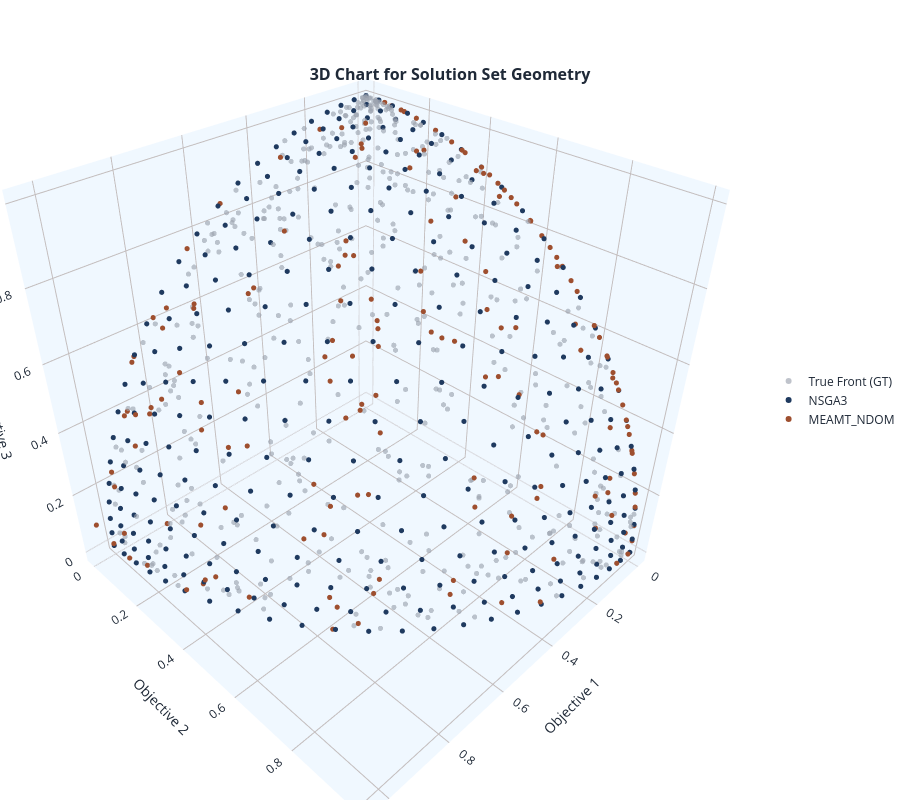

Notebook code for this chart:
### Code cell
Z_ref = prob.pf(1500)
nadir = np.max(Z_ref, axis=0)
limite = nadir * 1.3

F_atual_nsga3 = np.array(exp_nsga3[0].pop().objs)
mascara1 = np.all(F_atual_nsga3 <= limite, axis=1)
F_final_nsga3 = F_atual_nsga3[mascara1]

F_atual_meamtv = np.array(exp_meamt_var[0].pop().objs)
mascara2 = np.all(F_atual_meamtv <= limite, axis=1)
F_final_meamtv = F_atual_meamtv[mascara2]



mb.view.topology(F_final_nsga3, F_final_meamtv,labels=['NSGA3', 'MEAMT_NDOM'], show_gt=True, gt=exp_nsga3.optimal_front())

### Figure 1 — Plotly figure (JSON) as saved in the notebook; plotly's stock layout.template omitted (floating-point values rounded to 4 significant figures; data arrays with more than 128 entries replaced by an {"elided": "..."} marker saying what was removed)
{"data": [{"hovertemplate": "True Front (GT)<br>Objective 1: %{x}<br>Objective 2: %{y}<br>Objective 3: %{z}<br><extra></extra>", "marker": {"color": "#9CA3AF", "line": {"width": 0}, "opacity": 0.8, "size": {"elided": "500 int values"}}, "mode": "markers", "name": "True Front (GT)", "opacity": 0.8, "showlegend": true, "type": "scatter3d", "x": {"elided": "500 float values"}, "y": {"elided": "500 float values"}, "z": {"elided": "500 float values"}}, {"hovertemplate": "NSGA3<br>Objective 1: %{x}<br>Objective 2: %{y}<br>Objective 3: %{z}<br><extra></extra>", "marker": {"color": "#1F3A5F", "line": {"width": 0}, "opacity": 1, "size": {"elided": "300 int values"}}, "mode": "markers", "name": "NSGA3", "opacity": 1, "showlegend": true, "type": "scatter3d", "x": {"elided": "300 float values"}, "y": {"elided": "300 float values"}, "z": {"elided": "300 float values"}}, {"hovertemplate": "MEAMT_NDOM<br>Objective 1: %{x}<br>Objective 2: %{y}<br>Objective 3: %{z}<br><extra></extra>", "marker": {"color": "#9E4F2F", "line": {"width": 0}, "opacity": 1, "size": {"elided": "271 int values"}}, "mode": "markers", "name": "MEAMT_NDOM", "opacity": 1, "showlegend": true, "type": "scatter3d", "x": {"elided": "271 float values"}, "y": {"elided": "271 float values"}, "z": {"elided": "271 float values"}}], "layout": {"height": 800, "hovermode": "closest", "legend": {"x": 1.05, "xanchor": "left", "y": 0.5, "yanchor": "middle"}, "margin": {"b": 0, "l": 0, "r": 0, "t": 0}, "scene": {"aspectmode": "manual", "aspectratio": {"x": 1, "y": 1, "z": 1}, "xaxis": {"backgroundcolor": "aliceblue", "gridcolor": "#C3BDBD", "showbackground": true, "showgrid": true, "title": {"text": "Objective 1"}}, "yaxis": {"backgroundcolor": "aliceblue", "gridcolor": "#C3BDBD", "showbackground": true, "showgrid": true, "title": {"text": "Objective 2"}}, "zaxis": {"backgroundcolor": "aliceblue", "gridcolor": "#C3BDBD", "showbackground": true, "showgrid": true, "title": {"text": "Objective 3"}}}, "title": {"font": {"size": 16, "weight": "bold"}, "pad": {"t": 0}, "text": "3D Chart for Solution Set Geometry", "x": 0.5, "xanchor": "center", "y": 0.9, "yanchor": "bottom"}, "width": 900}}
